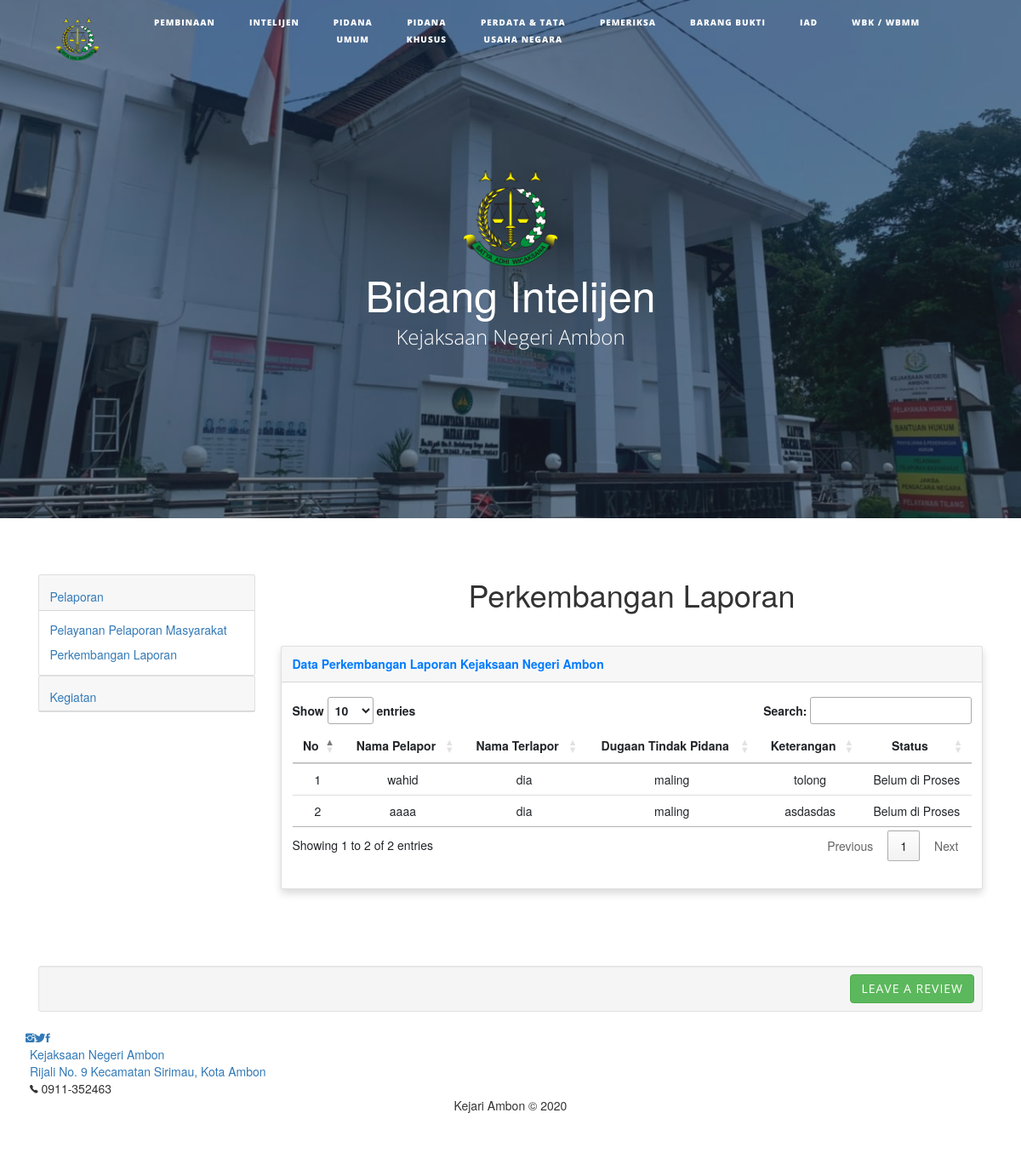
Page /index.php/intelijen/laporan on the committed database.
### tables this page shows
CREATE TABLE `intel` (
  `id_intel` int(255) NOT NULL,
  `pelapor` varchar(50) NOT NULL,
  `terlapor` varchar(50) NOT NULL,
  `identitas` varchar(10) NOT NULL,
  `no_identitas` int(50) NOT NULL,
  `email` varchar(50) NOT NULL,
  `tindak_pidana` varchar(255) NOT NULL,
  `keterangan` varchar(255) NOT NULL,
  `status` varchar(25) NOT NULL
);

### application/controllers/Intelijen.php (called while the page is built, shortened)
<?php
class Intelijen extends CI_Controller
{
	public function __construct()
	{
		$this->load->library('form_validation');
	}
	public function laporan()
	{
		$data['intel'] = $this->db->get('intel')->result_array();
		$this->load->view('/user/_laporan.php', $data);
	}
}

### index.php (called while the page is built, shortened)
<?php
require_once BASEPATH.'core/CodeIgniter.php';

### application/views/user/_laporan.php (the view, shortened to what this page needs)
<!DOCTYPE html>
<html>
<head>
    <link rel="stylesheet" href="<?= base_url('assets'); ?>/bootstrap/css/bootstrap2.min.css">
    <link rel="stylesheet" href="<?= base_url('assets'); ?>/fonts/font-awesome.min.css">
    <link rel="stylesheet" href="<?= base_url('assets'); ?>/fonts/ionicons.min.css">
    <link rel="stylesheet" href="<?= base_url('assets'); ?>/css/Footer-Basic.css">
    <link rel="stylesheet" href="<?= base_url('assets'); ?>/css/untitled.css">
    <link rel="stylesheet" href="https://cdn.datatables.net/1.10.20/css/jquery.dataTables.min.css">
</head>
<body>
    <nav class="navbar navbar-light navbar-expand-lg fixed-top" id="mainNav">
        <div class="container">
            <a class="navbar-brand" href="<?= base_url('welcome'); ?>">
                <img src="<?= base_url('assets'); ?>/img/jaksa.png" style="width: 50px;height: 50px;margin-left: 16px;">
            </a>
            <div class="collapse navbar-collapse" id="navbarResponsive">
                <ul class="nav navbar-nav ml-auto">
                    <li class="nav-item" role="presentation"><a class="nav-link" href="<?= base_url('pembinaan'); ?>">Pembinaan</a></li>
                    <li class="nav-item" role="presentation"><a class="nav-link" href="<?= base_url('intelijen'); ?>">Intelijen</a></li>
                    <li class="nav-item" role="presentation"><a class="nav-link" href="<?= base_url('pidum'); ?>">Pidana<br>Umum</a></li>
                    <li class="nav-item" role="presentation"><a class="nav-link" href="<?= base_url('pidsus'); ?>">Pidana<br>Khusus</a></li>
                    <li class="nav-item" role="presentation"><a class="nav-link" href="<?= base_url('datun'); ?>">Perdata &amp; Tata<br>Usaha Negara</a></li>
                    <li class="nav-item" role="presentation"><a class="nav-link" href="<?= base_url('pemeriksaan'); ?>">pemeriksa</a></li>
                    <li class="nav-item" role="presentation"><a class="nav-link" href="<?= base_url('barangbukti'); ?>">Barang Bukti</a></li>
                    <li class="nav-item" role="presentation"><a class="nav-link" href="<?= base_url('iad'); ?>">IAD</a></li>
                    <li class="nav-item" role="presentation"><a class="nav-link" href="<?= base_url('wbk'); ?>">WBK / WBMM</a></li>
                </ul>
            </div>
        </div>
    </nav>
    <header class="masthead" style="background-image:url('<?= base_url('assets'); ?>/img/home.jpeg');">
        <div class="container">
            <div class="row">
                <div class="col-md-10 col-lg-8 mx-auto">
                    <div class="site-heading">
                        <img class="mb-2" src="<?= base_url('assets'); ?>/img/jaksa.png" height="15%" width="15%">
                        <h1 style="font-size: 50px;">Bidang Intelijen</h1><span class="subheading">Kejaksaan Negeri Ambon</span>
                    </div>
                </div>
            </div>
        </div>
    </header>
    <div class="container">
        <div class="row">
            <div class="col col-md-3 col-lg-3">
                <div role="tablist" id="accordion-1" style="margin-top: 16px;">
                    <div class="card">
                        <div class="card-header" role="tab">
                            <h5 class="mb-0"><a data-toggle="collapse" aria-expanded="true" aria-controls="accordion-1 .item-1" href="#accordion-1 .item-1" style="font-size: 14px;">Pelaporan</a></h5>
                        </div>
                        <div class="collapse show item-1" role="tabpanel" data-parent="#accordion-1 .item-1">
                            <div class="card-body">
                                 <a href="<?= base_url('intelijen'); ?>">
                                  <p class="card-text" style="font-size: 14px;margin-top: 0px;margin-bottom: 0px;">Pelayanan Pelaporan Masyarakat</p>
                              </a>
                              <a href="<?= base_url('intelijen/laporan'); ?>">
                                  <p class="card-text" style="font-size: 14px;margin-top: 8px;margin-bottom: 0px;">Perkembangan Laporan</p>
                              </a>
                            </div>
                        </div>
                    </div>
                    <div class="card">
                        <div class="card-header" role="tab">
                            <h5 class="mb-0"><a data-toggle="collapse" aria-expanded="true" aria-controls="accordion-1 .item-2" href="#accordion-1 .item-2" style="font-size: 14px;">Kegiatan</a></h5>
                        </div>
                    </div>
                </div>
            </div>
            <div class="col col-md-6 col-lg-9">
                <h1 style="text-align: center; margin-bottom: 40px;">Perkembangan Laporan</h1>
                <div class="card shadow" style="margin-top: 10px;">
                    <div class="card-header py-3">
                        <p class="text-primary m-0 font-weight-bold">Data Perkembangan Laporan Kejaksaan Negeri Ambon</p>
                    </div>
                    <div class="card-body">
                        <div class="table-responsive table mt-2" id="dataTable" role="grid" aria-describedby="dataTable_info">
                            <table class="table dataTable my-0" id="myTable">
                                <thead>
                                    <tr>
                                        <th>
                                            <center>No</center>
                                        </th>
                                        <th>
                                            <center>Nama Pelapor</center>
                                        </th>
                                        <th>
                                            <center>Nama Terlapor</center>
                                        </th>
                                        <th>
                                            <center>Dugaan Tindak Pidana</center>
                                        </th>
                                        <th>
                                            <center>Keterangan</center>
                                        </th>
                                        <th>
                                            <center>Status</center>
                                        </th>
                                    </tr>
                                </thead>
                                <tbody>
                                    <?php $i = 1; ?>
                                    <?php foreach ($intel as $data) : ?>
                                        <tr>
                                            <td>
                                                <center><?= $i; ?></center>
                                            </td>
                                            <td>
                                                <center><?= $data['pelapor']; ?></center>
                                            </td>
                                            <td>
                                                <center><?= $data['terlapor']; ?></center>
                                            </td>
                                            <td>
                                                <center><?= $data['tindak_pidana']; ?></center>
                                            </td>
                                            <td>
                                                <center><?= $data['keterangan']; ?></center>
                                            </td>
                                            <td>
                                                <center><?= $data['status']; ?></center>
                                            </td>
                                        </tr>
                                        <?php $i++; ?>
                                    <?php endforeach; ?>
                                </tbody>
                            </table>
                        </div>
                    </div>
                </div>
            </div>
            </di <?php
                    include 'footer.php' ?>

### assets/css/untitled.css (style rules this page uses)
#mainNav .navbar-nav > li.nav-item > a { font-size: 10px; font-weight: 800; letter-spacing: 1px; text-transform: uppercase; text-align: center; }

### rows in the picture
intel: pelapor "wahid", terlapor "dia", tindak_pidana "maling", keterangan "tolong", status "Belum di Proses"
intel: pelapor "aaaa", terlapor "dia", tindak_pidana "maling", keterangan "asdasdas", status "Belum di Proses"
